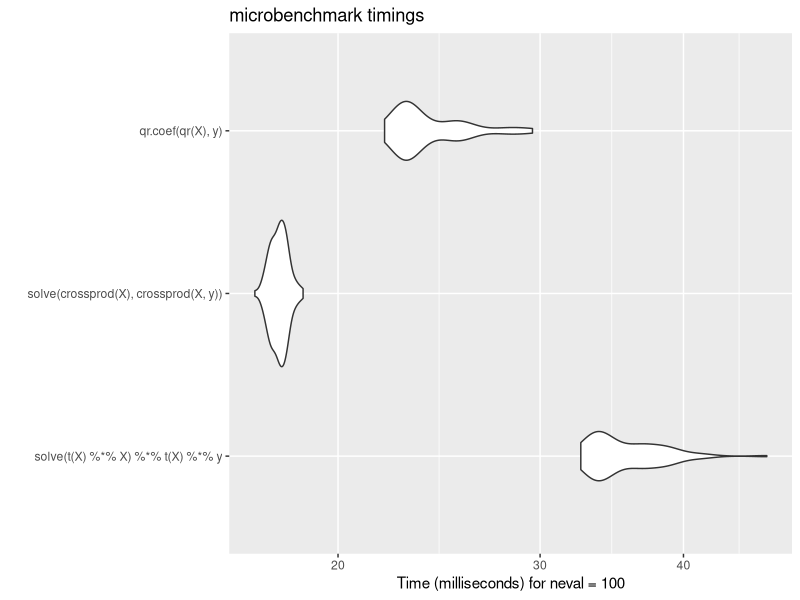
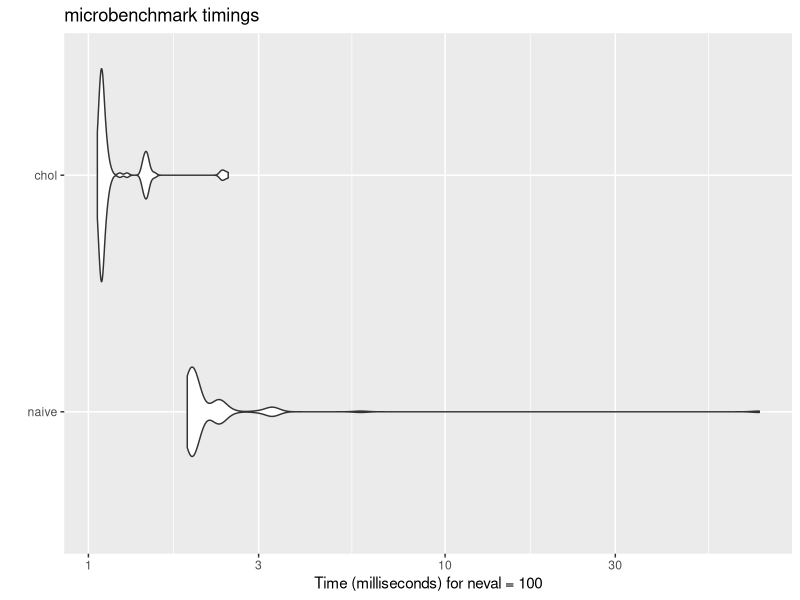
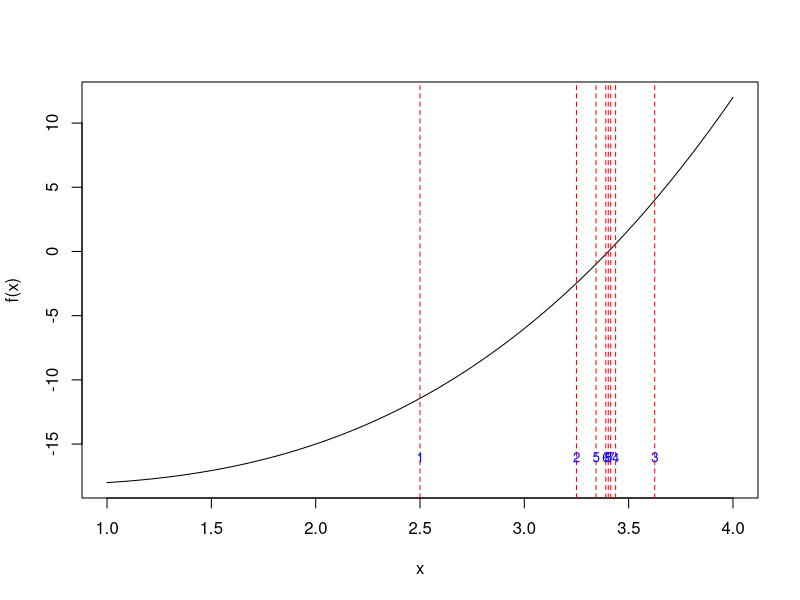
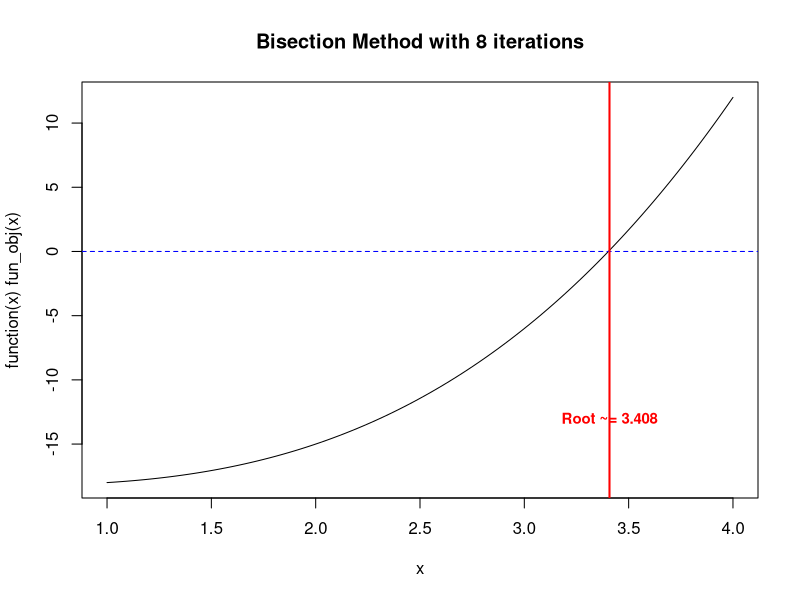
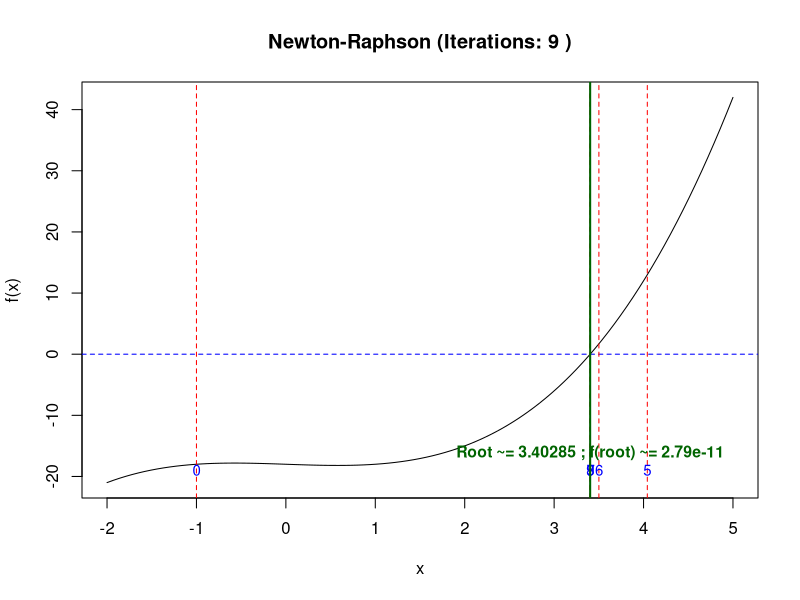
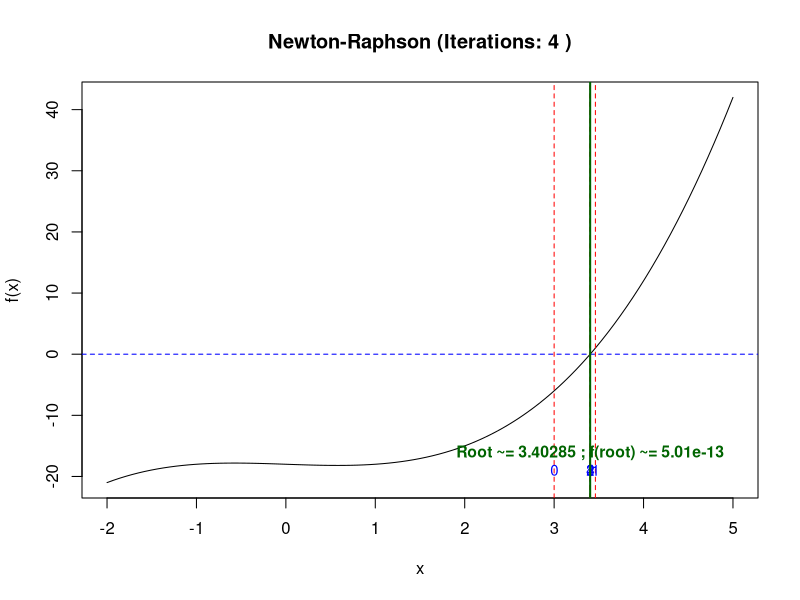

Reproduce these figures in R, in order.
## ---- chunk 1
A <- matrix(
  c(1, 2, 3,
    4, 5, 6,
    7, 8, 9),
  nrow = 3, ncol = 3, byrow = TRUE)
B <- A
B[3, 3] <- B[3, 3] + 1E-5

qr(A)$rank
qr(B)$rank
## ---- chunk 2
set.seed(7777)
N <- 3000
K <- 100
y <- rnorm(N)
X <- matrix(rnorm(N * K), N, K)
W <- cbind(X, X[, 1] + rnorm(N, sd = 1E-15))
## ---- chunk 3
Qw <- qr(W)
str(Qw)
## ---- chunk 4
betahat <- qr.coef(Qw, y)
head(betahat, 3)
tail(betahat, 3)
## ---- chunk 5
library(ggplot2)
library(microbenchmark)
m <- microbenchmark(solve(t(X) %*% X) %*% t(X) %*% y,
                    solve(crossprod(X), crossprod(X, y)),
                    qr.coef(qr(X), y))
autoplot(m)
## ---- chunk 6
set.seed(2025-09-03)

# Generate data
z <- matrix(rnorm(200 * 100), 200, 100)
S <- cov(z)

# Naive quadratic form
quad.naive <- function(z, S) {
  Sinv <- solve(S)
  rowSums((z %*% Sinv) * z)
}

library(dplyr)
quad.naive(z, S) %>% summary()
## ---- chunk 7
quad.chol <- function(z, S) {
  R <- chol(S)
  v <- backsolve(R, t(z), transpose = TRUE)
  colSums(v * v)
}

quad.chol(z, S) %>% summary()
## ---- chunk 8
library(microbenchmark)
library(ggplot2)
m2 <- microbenchmark(
  naive = quad.naive(z, S),
  chol  = quad.chol(z, S)
)
autoplot(m2)
## ---- chunk 9
a <- 1
b <- 4
curve(0.5*x^3 - 0.5*x - 18, from = a, to = b, xlab = "x", ylab = "f(x)")
fun_obj <- function(x) 0.5*x^3 - 0.5*x - 18

my_bisec <- function(fun_obj, a, b, tol = 1E-2, ind_draw = FALSE) {
  if (fun_obj(a) * fun_obj(b) > 0) {
    stop("f(a) and f(b) must have opposite signs!")
  }
  iter <- 0
  while ((b - a) / 2 > tol) {
    c <- (a + b) / 2
    
    if (ind_draw == TRUE) {
    # Draw vertical line
    abline(v = c, col = "red", lty = 2)
    # Label the iteration above the x-axis
    text(c, par("usr")[3] + 2, labels = iter + 1, col = "blue", pos = 3, cex = 0.8)
    }

    
    if (fun_obj(c) == 0) {
      return(c)
    } else if (fun_obj(a) * fun_obj(c) < 0) {
      b <- c
    } else {
      a <- c
    }
    iter <- iter + 1
  }
  val_x <- (a + b) / 2
  val_fx <- fun_obj(val_x)
  return(list(root = val_x, f_root = val_fx, iter = iter))
}

# Run it
res_plot <- my_bisec(fun_obj, a, b, ind_draw = TRUE)
res_plot


res <- my_bisec(fun_obj, a, b)
plot(function(x) fun_obj(x), from = a, to = b)
abline(h = 0, col = "blue", lty = 2)
title(main = paste0("Bisection Method with ", res$iter, " iterations"))
abline(v = res$root, col = "red", lwd = 2)
text(res$root, par("usr")[3] + 5, 
     labels = paste0("Root ~= ", round(res$root, 3)), 
     col = "red", pos = 3, cex = 0.9, font = 2)
## ---- chunk 10
## Function and derivative
f  <- function(x) 0.5*x^3 - 0.5*x - 18
df <- function(x) 1.5*x^2 - 0.5

## Newton–Raphson with iterate tracking
newton_raphson <- function(f, df, x0, tol = 1e-5, 
                           maxit = 100, eps = 1e-5) {
  x <- x0
  xs <- x0      # store iterates (x0, x1, x2, ...)
  for (k in 1:maxit) {
    fx  <- f(x)
    dfx <- df(x)
    x_new <- x - fx/dfx
    xs <- c(xs, x_new)
    if (abs(x_new - x) < tol || abs(fx) < tol) {
      return(list(root = x_new, iter = k, path = xs))
    }
    x <- x_new
  }
  list(root = x, iter = maxit, path = xs)
}

## Starting point
## ---- chunk 11
x0 <- -1
res <- newton_raphson(f, df, x0)
a <- -2; b <- 5
plot(function(x) f(x), from = a, to = b, 
     xlab = "x", ylab = "f(x)",
     main = paste("Newton-Raphson (Iterations:", res$iter, ")"))
abline(h = 0, col = "blue", lty = 2)

## Draw vertical lines for each iterate with labels 0,1,2,...
for (i in seq_along(res$path)) {
  xi <- res$path[i]
  abline(v = xi, col = "red", lty = 2)
  text(xi, par("usr")[3] + 2, labels = i - 1, col = "blue", pos = 3, cex = 0.9)
}

## Final root marker + label
abline(v = res$root, col = "darkgreen", lwd = 2)
text(res$root, par("usr")[3] + 5,
     labels = paste0("Root ~= ", round(res$root, 5),
                     " ; f(root) ~= ", signif(f(res$root), 3)),
     col = "darkgreen", pos = 3, cex = 0.95, font = 2)

res
## ---- chunk 12
x0 <- 3
res <- newton_raphson(f, df, x0)
## Plot range that shows the iterates and root
a <- -2; b <- 5
plot(function(x) f(x), from = a, to = b, 
     xlab = "x", ylab = "f(x)",
     main = paste("Newton-Raphson (Iterations:", res$iter, ")"))
abline(h = 0, col = "blue", lty = 2)

## Draw vertical lines for each iterate with labels 0,1,2,...
for (i in seq_along(res$path)) {
  xi <- res$path[i]
  abline(v = xi, col = "red", lty = 2)
  text(xi, par("usr")[3] + 2, labels = i - 1, col = "blue", pos = 3, cex = 0.9)
}

## Final root marker + label
abline(v = res$root, col = "darkgreen", lwd = 2)
text(res$root, par("usr")[3] + 5,
     labels = paste0("Root ~= ", round(res$root, 5),
                     " ; f(root) ~= ", signif(f(res$root), 3)),
     col = "darkgreen", pos = 3, cex = 0.95, font = 2)

res
